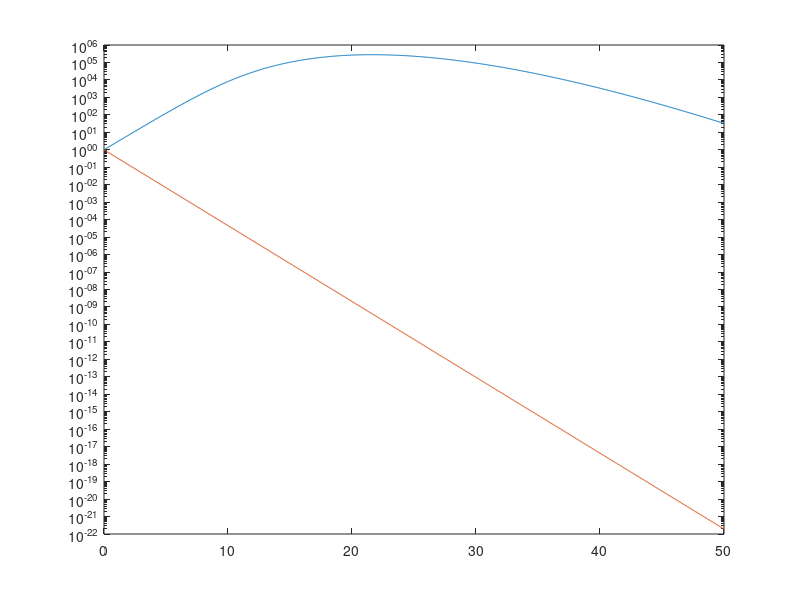

Source code (MATLAB):
%% Rose Gebhardt, Yigal Kamel -- 26.2

clear all; close all; clc;

%% Define matrix

m = 32;
A = -1*eye(m);
for i = 1:m
    for j = 1:m
        if j == i+1 || j == i+2
            A(i,j) = 1;
        end
    end
end

% Use this matrix in EigTool

%% Semilogy Plot

% Find spectral abscissa
v = eig(A);
alpha = max(real(v));

% Set array sizes
t = linspace(0,50,1000);
y_1 = zeros(1000,1);
y_2 = zeros(1000,1);

% Get curve of norm and straight line asymptote
for i = 1:1000
    y_1(i) = norm(expm(t(i)*A));
    y_2(i) = norm(expm(t(i)*alpha));
end
   
% Plot curves
figure(1)
semilogy(t,y_1,t,y_2)
%legend('||e^{tA}||_2','Spectral Abscissa')

%% Relation to Pseudospectra

% There should not be any growth before decay because all the eigenvalues are negative. With perterbation of the
% eigenvalues howewver, some of the eigenvalue may end up having a positive real component which is why some 
% growth is initially observed.
